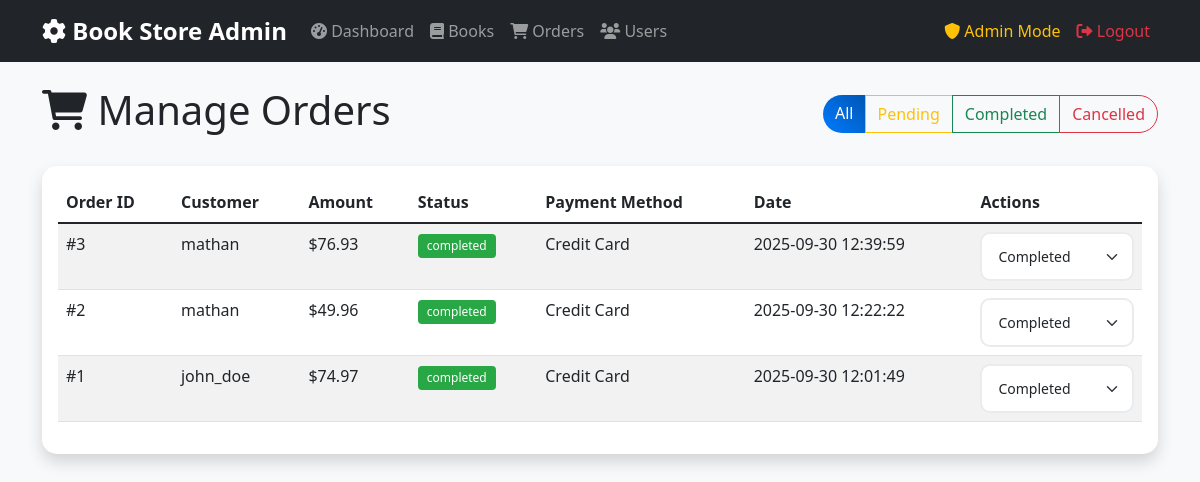
Page /admin/orders (signed in) on the committed database.
### tables this page shows
CREATE TABLE orders (
            id INTEGER PRIMARY KEY AUTOINCREMENT,
            user_id INTEGER,
            total_amount REAL,
            status TEXT DEFAULT 'pending',
            payment_method TEXT,
            shipping_address TEXT,
            created_at TIMESTAMP DEFAULT CURRENT_TIMESTAMP,
            FOREIGN KEY (user_id) REFERENCES users (id)
        );

CREATE TABLE users (
            id INTEGER PRIMARY KEY AUTOINCREMENT,
            username TEXT UNIQUE NOT NULL,
            email TEXT UNIQUE NOT NULL,
            password_hash TEXT NOT NULL,
            is_admin BOOLEAN DEFAULT FALSE,
            created_at TIMESTAMP DEFAULT CURRENT_TIMESTAMP
        );

### app.py (the view, shortened to what this page needs)
@app.route('/admin/orders')
@admin_required
def admin_orders():
    status_filter = request.args.get('status', 'all')
    conn = get_db_connection()
    if status_filter == 'all':
        orders = conn.execute('''
            SELECT o.*, u.username
            FROM orders o
            JOIN users u ON o.user_id = u.id
            ORDER BY o.created_at DESC
        ''').fetchall()
    conn.close()
    return render_template('admin/orders.html', orders=orders, status_filter=status_filter)

### app.py (called while the page is built)
def get_db_connection():
    conn = sqlite3.connect('bookstore.db')
    conn.row_factory = sqlite3.Row
    return conn

def validate_session():
    if 'user_id' not in session:
        return False
    if 'user_type' not in session:
        session['user_type'] = 'admin' if session.get('is_admin') else 'user'
    return True

def admin_required(f):
    @wraps(f)
    def decorated_function(*args, **kwargs):
        if not validate_session():
            flash('Please login to access this page', 'error')
            return redirect(url_for('admin_login'))
        if not session.get('is_admin') or session.get('user_type') != 'admin':
            flash('Admin access required. Please login as admin.', 'error')
            return redirect(url_for('admin_login'))
        return f(*args, **kwargs)
    return decorated_function

@app.context_processor
def inject_user_info():
    user_info = {
        'is_logged_in': validate_session(),
        'username': session.get('username'),
        'is_admin': session.get('is_admin', False),
        'user_type': session.get('user_type', 'user'),
        'current_time': datetime.now().strftime('%Y-%m-%d %H:%M:%S')
    }
    return dict(user_info=user_info)

### templates/admin/orders.html (shortened to what this page needs)
{% extends "admin/base.html" %}
{% block content %}
<div class="d-flex justify-content-between align-items-center mb-4">
    <h1><i class="fas fa-shopping-cart"></i> Manage Orders</h1>
    <div class="btn-group">
        <a href="{{ url_for('admin_orders', status='all') }}"
           class="btn btn-{{ 'primary' if status_filter == 'all' else 'outline-primary' }}">All</a>
        <a href="{{ url_for('admin_orders', status='pending') }}"
           class="btn btn-{{ 'warning' if status_filter == 'pending' else 'outline-warning' }}">Pending</a>
        <a href="{{ url_for('admin_orders', status='completed') }}"
           class="btn btn-{{ 'success' if status_filter == 'completed' else 'outline-success' }}">Completed</a>
        <a href="{{ url_for('admin_orders', status='cancelled') }}"
           class="btn btn-{{ 'danger' if status_filter == 'cancelled' else 'outline-danger' }}">Cancelled</a>
    </div>
</div>
<div class="card shadow">
    <div class="card-body">
        <div class="table-responsive">
            <table class="table table-striped">
                <thead>
                    <tr>
                        <th>Order ID</th>
                        <th>Customer</th>
                        <th>Amount</th>
                        <th>Status</th>
                        <th>Payment Method</th>
                        <th>Date</th>
                        <th>Actions</th>
                    </tr>
                </thead>
                <tbody>
                    {% for order in orders %}
                    <tr>
                        <td>#{{ order.id }}</td>
                        <td>{{ order.username }}</td>
                        <td>${{ "%.2f"|format(order.total_amount) }}</td>
                        <td>
                            <span class="badge bg-{{ 'success' if order.status == 'completed' else 'warning' if order.status == 'pending' else 'danger' }}">
                                {{ order.status }}
                            </span>
                        </td>
                        <td>{{ order.payment_method|replace('_', ' ')|title }}</td>
                        <td>{{ order.created_at }}</td>
                        <td>
                            <form method="POST" action="{{ url_for('update_order_status', order_id=order.id) }}" class="d-inline">
                                <select name="status" class="form-select form-select-sm" onchange="this.form.submit()">
                                    <option value="completed" {{ 'selected' if order.status == 'completed' }}>Completed</option>
                                </select>
                            </form>
                        </td>
                    </tr>
                    {% endfor %}
                </tbody>
            </table>
        </div>
    </div>
</div>
{% endblock %}

### static/css/style.css (style rules this page uses)
:root { --primary-color: #007bff; --secondary-color: #6c757d; --success-color: #28a745; --danger-color: #dc3545; --warning-color: #ffc107; --info-color: #17a2b8; }
body { font-family: 'Segoe UI', Tahoma, Geneva, Verdana, sans-serif; background-color: #f8f9fa; }
.btn { border-radius: 25px; font-weight: 500; transition: all 0.3s ease; }
.btn-primary { background: linear-gradient(45deg, #007bff, #0056b3); border: none; }
.card { border: none; border-radius: 15px; box-shadow: 0 2px 15px rgba(0,0,0,0.1); }
.badge { font-weight: 500; padding: 0.5em 0.75em; }
.form-control, .form-select { border-radius: 10px; border: 2px solid #e9ecef; padding: 0.75rem 1rem; }
.bg-success { background-color: var(--success-color) !important; }

### rows in the picture
orders: id "3", username "mathan", total_amount "76.93", status "completed", payment_method "Credit Card", created_at "2025-09-30 12:39:59"
orders: id "2", username "mathan", total_amount "49.96", status "completed", payment_method "Credit Card", created_at "2025-09-30 12:22:22"
orders: id "1", username "john_doe", total_amount "74.97", status "completed", payment_method "Credit Card", created_at "2025-09-30 12:01:49"
